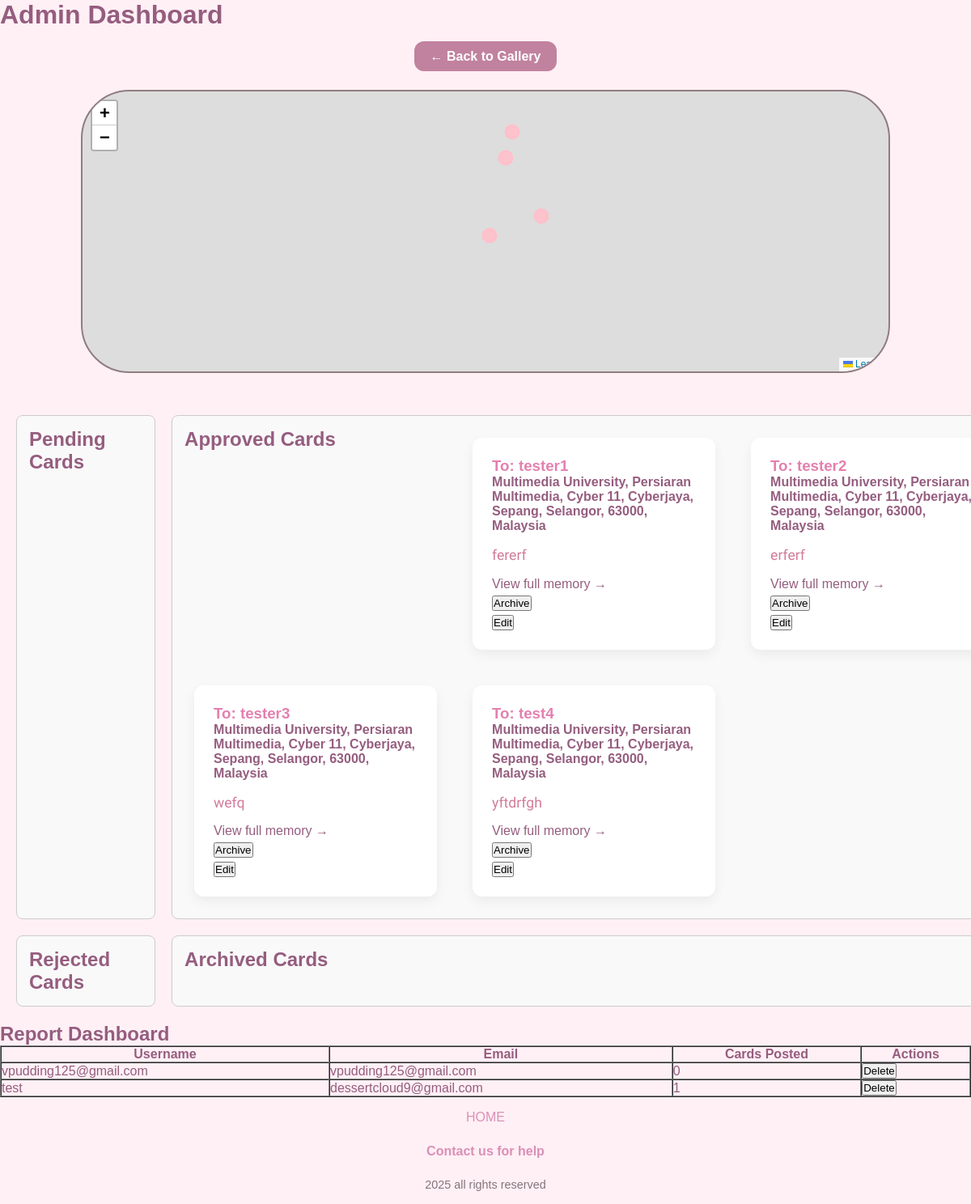
/admin, run on an earlier commit of the app's database.
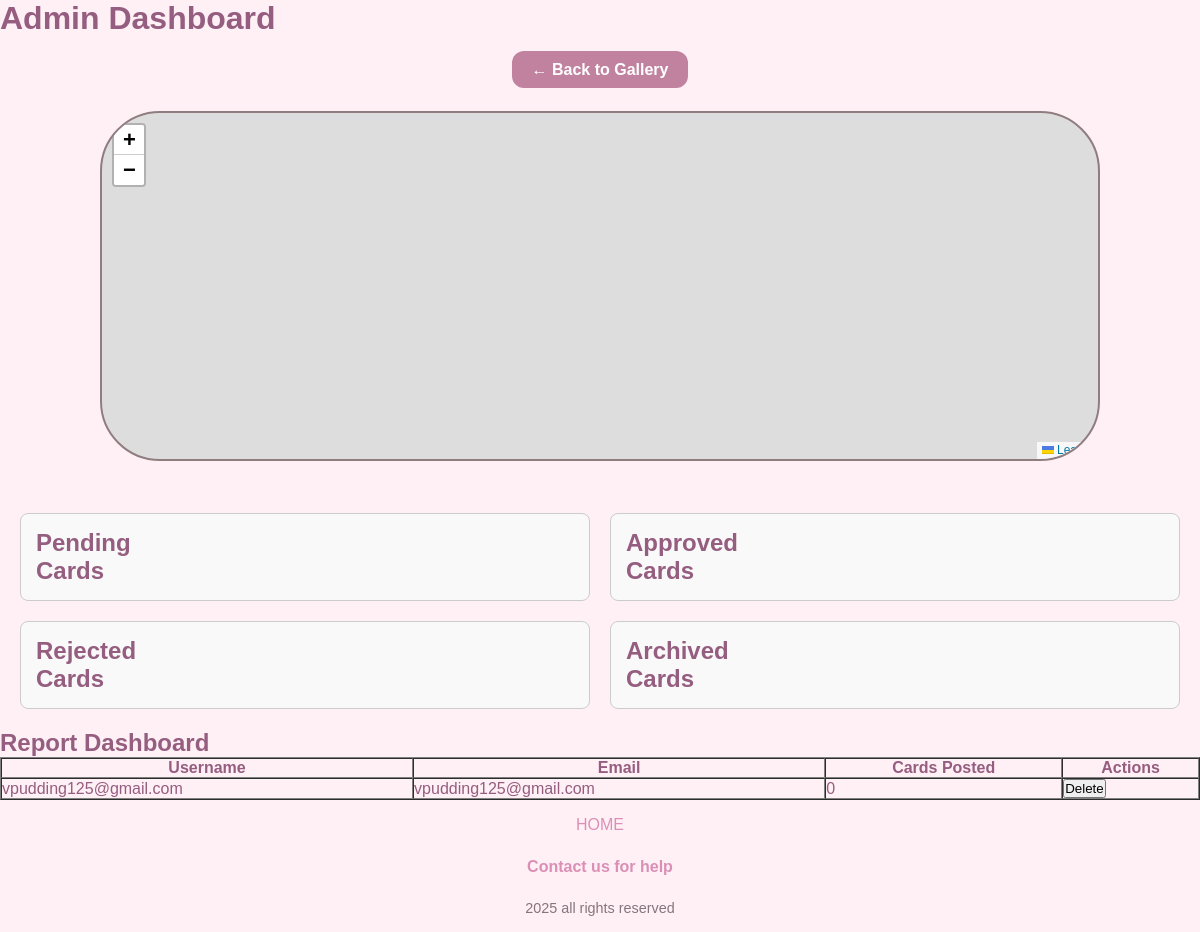
And on a later commit of the database.
### app.py (models this page shows)
class Card(db.Model):
    id = db.Column(db.Integer, primary_key=True)
    to_name = db.Column(db.String(50), nullable=False)
    location = db.Column(db.String(100), nullable=False)
    message = db.Column(db.Text, nullable=False)
    photos = db.relationship("Photo", backref="card", lazy=True)
    video = db.Column(db.String(200), nullable=True)
    from_name = db.Column(db.String(50), nullable=True)
    song = db.Column(db.Text, nullable=True)
    created = db.Column(db.DateTime, default=datetime.utcnow)
    lat = db.Column(db.Float, nullable=True)
    lng = db.Column(db.Float, nullable=True)
    status = db.Column(db.String(20), default="pending")  # pending, approved, rejected, archived
    user_id = db.Column(db.Integer, db.ForeignKey("user.id"), nullable=True) # links cards to users

class User(db.Model):
    id = db.Column(db.Integer, primary_key=True)
    username = db.Column(db.String(150), nullable=True, unique=True)
    email = db.Column(db.String(150), nullable=False, unique=True)
    password = db.Column(db.String(200), nullable=True)  # nullable so Google login works
    is_admin = db.Column(db.Boolean, default=False)
    cards = db.relationship("Card", backref="user", lazy=True) # links users to cards

### app.py (the view)
@app.route("/admin")
def admin_dashboard():
    pending = Card.query.filter_by(status="pending").all()
    approved = Card.query.filter_by(status="approved").all()
    rejected = Card.query.filter_by(status="rejected").all()
    archived = Card.query.filter_by(status="archived").all()
    user_data = []
    users = User.query.all()
    for u in users:
        total_cards = Card.query.filter(Card.user_id == u.id, Card.status != "archived").count()
        user_data.append({
            "id": u.id,
            "username": u.username,
            "email": u.email,
            "total_cards": total_cards
        })
    return render_template("admin.html",
        pending=[serialize_card(c) for c in pending],
        approved=[serialize_card(c) for c in approved],
        rejected=[serialize_card(c) for c in rejected],
        archived=[serialize_card(c) for c in archived],
        user_data=user_data
    )

### app.py (called while the page is built)
def serialize_card(card):
    return {
        "id": card.id,
        "to_name": card.to_name,
        "message": card.message,
        "lat": card.lat,
        "lng": card.lng,
        "location": card.location
    }

### templates/admin.html (shortened to what this page needs)
{% extends "base.html" %}
{% block body %}
<h1 class="text-center">Admin Dashboard</h1>
<div class="back-btn-container">
    <a href="{{ url_for('index') }}" class="back-btn">← Back to Gallery</a>
</div>
<div id="map"></div>
<div class="dashboard">
    <div class="section">
        <h2>Pending Cards</h2>
    </div>
    <div class="section">
        <h2>Approved Cards</h2>
        {% for card in approved %}
            <div class="admin-card">
                <h3>To: {{ card.to_name }}</h3>
                <h4 class="location">{{ card.location }}</h4>
                <p>{{ card.message }}</p>
                <a href="{{ url_for('view_card', card_id=card.id) }}">View full memory →</a>
                <form action="{{ url_for('archive_card', card_id=card.id) }}" method="post" style="display:inline;">
                    <button type="submit">Archive</button>
                </form>
                <form action="{{ url_for('edit_card', card_id=card.id) }}" method="get" style="display:inline;">
                    <button type="submit">Edit</button>
                </form>
            </div>
        {% endfor %}
    </div>
    <div class="section">
        <h2>Rejected Cards</h2>
    </div>
    <div class="section">
        <h2>Archived Cards</h2>
    </div>
</div>
<h2> Report Dashboard </h2>
<table border="1" width="100%" cellpadding="10" cellspacing="0">
    <thead>
        <tr>
            <th>Username</th>
            <th>Email</th>
            <th>Cards Posted</th>
            <th>Actions</th>
        </tr>
    </thead>
    <tbody>
        {% for u in user_data %}
            <tr onclick="window.location='{{ url_for('profile', user_id=u.id) }}'">
                <td>{{ u.username }}</td>
                <td>{{ u.email }}</td>
                <td>{{ u.total_cards }}</td>
                <td>
                    <form action="{{ url_for('delete_user', user_id=u.id) }}" method="POST" style="display:inline;">
                        <button type="submit" onclick="return confirm('Delete this user?')">Delete</button>
                    </form>
                </td>
            </tr>
        {% endfor %}
    </tbody>
</table>
{% endblock %}

### templates/base.html (shortened to what this page needs)
<!DOCTYPE html>
<html lang="en">
<head>
    <link rel="stylesheet" href="{{url_for('static', filename='styles.css')}}">
    <link rel="stylesheet" href="https://unpkg.com/leaflet/dist/leaflet.css" />
</head>
<body>
    {% block body %}
    {% endblock %}
<footer>
    {% if request.endpoint != 'index' %}
        <div class="footer-home">
            <a href="{{ url_for('index')}}" target="_self">HOME</a>
        </div>
    {% endif %}
    <div class="footer">
        <a href="{{ url_for('contacts') }}" target="_self">Contact us for help</a>
    </div>
    <div class="footer-rights">
        <p>2025 all rights reserved</p>
    </div>
</footer>
</body>
</html>

### static/styles.css (style rules this page uses)
body { font-family: "Poppins", sans-serif; background: #fff0f5; margin: 0; padding: 0; color: #955d7f; }
* { font-family: "Poppins", sans-serif; margin: 0; padding: 0; box-sizing: border-box; text-decoration: none; list-style: none; }
#map { height: 350px; width: 150%; max-width: 1000px; border-radius: 12px; overflow: hidden; margin: 2rem auto; border: 2px solid #907d80; border-radius: 60px; }
.back-btn-container { text-align: center; margin-top: 1.5rem; }
.back-btn { text-decoration: none; padding: 0.6rem 1.2rem; background-color: #c1829fff; color: white; border-radius: 12px; font-weight: bold; transition: 0.2s; }
.footer { text-align: center; padding: 1rem 0; background-color: #fff0f5; }
.footer a { font-family: 'Poppins', sans-serif; color: #db8fb6; text-decoration: none; font-weight: bold; transition: 0.3s; }
footer { background-color: #fff0f5; padding: 1rem 0; }
.footer-rights { text-align: center; font-family: 'Poppins', sans-serif; color: #85757dff; font-size: 0.9rem; font-weight: 500; margin-top: 0.5rem; }
.footer-home { text-align: center; margin-bottom: 0.5rem; }
.footer-home a { text-decoration: none; color: #db8fb6; font-weight: 500; }
.section { display: grid; grid-template-columns: repeat(3, 1fr); gap: 20px; border: 1px solid #ccc; border-radius: 8px; padding: 15px; background: #f9f9f9; }
.section h2 { display: block; width: 100%; }
.dashboard { display: grid; grid-template-columns: repeat(2, 1fr); gap: 20px; padding: 20px; }

What changed in the data, as far as the page shows it:
removed Card: to_name "tester1", location "Multimedia University, Persiaran Multimedia, Cyber 11, Cyberjaya, Sepang, Selangor, 63000, Malaysia", message "fererf"
removed Card: to_name "tester2", location "Multimedia University, Persiaran Multimedia, Cyber 11, Cyberjaya, Sepang, Selangor, 63000, Malaysia", message "erferf"
removed Card: to_name "tester3", location "Multimedia University, Persiaran Multimedia, Cyber 11, Cyberjaya, Sepang, Selangor, 63000, Malaysia", message "wefq"
removed Card: to_name "test4", location "Multimedia University, Persiaran Multimedia, Cyber 11, Cyberjaya, Sepang, Selangor, 63000, Malaysia", message "yftdrfgh"
removed User: username "test", email "dessertcloud9@gmail.com", total_cards "1"
